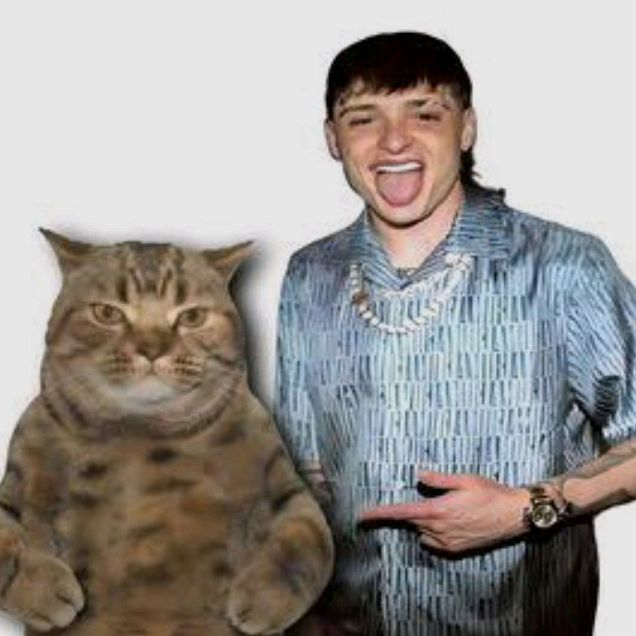
#> input picture Eq_Proyecto_EJ6/Almacenamiento_Rostros/pp2.png, 636 x 636 px
$ python Almacenamiento_Rostros.py
#> lines starting #> are read from the running program, lines starting #| are printed output that depends on the picture
import cv2
import numpy as np
faceClassif= cv2.CascadeClassifier('haarcascade_frontalface_default.xml')
image = cv2.imread('pp2.png')
#> image is the input picture: shape (636, 636, 3); mean B, G, R 146.6, 150.2, 154.4
gray = cv2.cvtColor(image, cv2.COLOR_BGR2GRAY)
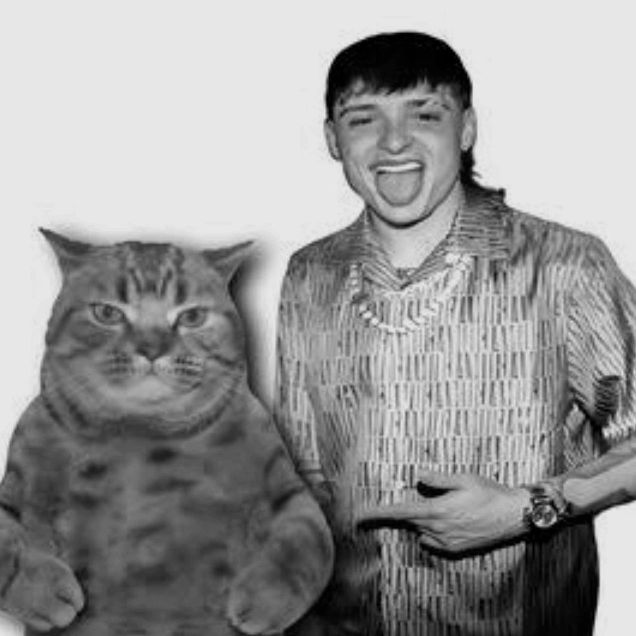
#> gray: shape (636, 636); min 0, max 238, mean 151.1
imageAux=image.copy()


faces = faceClassif.detectMultiScale(
    gray,
    scaleFactor=1.1,
    minNeighbors=5,
    minSize=(30, 30),
    maxSize=(200, 200)
)
#> faces = [[325, 66, 140, 140]]
count = 0

for (x, y, w, h) in faces:
    cv2.rectangle(image, (x, y), (x+w, y+h), (0, 255, 0), 2)
    rostro = imageAux[y:y+h,x:x+w]
    rostro = cv2.resize(rostro,(150,150),interpolation=cv2.INTER_CUBIC)
    cv2.imwrite('rostro_{}.jpg'.format(count),rostro)
    count = count + 1
    cv2.imshow('image', image)
    cv2.imshow('rostro', rostro)
    cv2.waitKey(0)
    cv2.destroyAllWindows()
#> this loop made 1 pass
#> (x, y, w, h, count) on pass 1: (325, 66, 140, 140, 1)
#> pass 1, `rostro = imageAux[y:y+h,x:x+w]`:
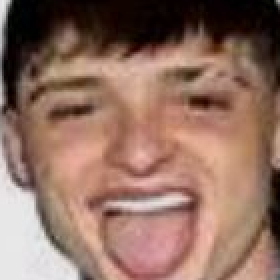
#> rostro: shape (140, 140, 3) (shown 2 times larger); mean B, G, R 97.6, 111.4, 144.8
#> pass 1, `cv2.imshow('image', image)`:
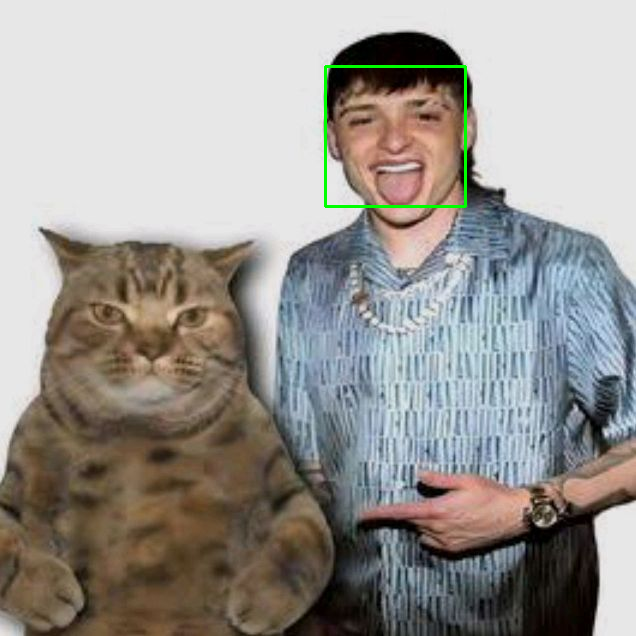
#> window 'image': shape (636, 636, 3); mean B, G, R 146.2, 150.8, 153.9
#> after the loop, count = 1

$ run again, with Eq_Proyecto_EJ6/Almacenamiento_Rostros/rostro_3.jpg saved as Eq_Proyecto_EJ6/Almacenamiento_Rostros/pp2.png
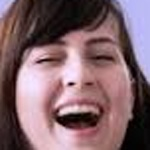
#> input picture Eq_Proyecto_EJ6/Almacenamiento_Rostros/rostro_3.jpg, 150 x 150 px
#> image is the input picture: shape (150, 150, 3); mean B, G, R 106.8, 100.3, 128.9
#> `gray = cv2.cvtColor(image, cv2.COLOR_BGR2GRAY)`:
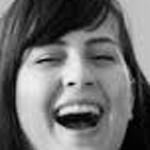
#> gray: shape (150, 150); min 1, max 241, mean 109.6
#> faces = [[9, 5, 137, 137]]
#> the loop `for (x, y, w, h) in faces:` made 1 pass
#> (x, y, w, h, count) on pass 1: (9, 5, 137, 137, 1)
#> pass 1, `cv2.imshow('image', image)`:
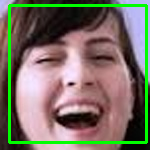
#> window 'image': shape (150, 150, 3); mean B, G, R 100, 112.9, 121.5
#> after the loop `for (x, y, w, h) in faces:`: count = 1
